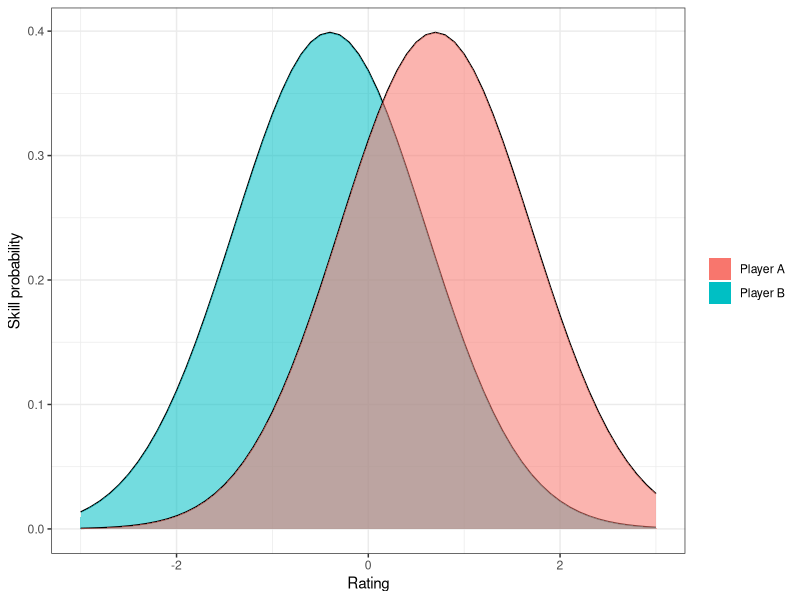

Recreate this plot in R.
library(ggplot2)
library(ggthemes)

x <- seq(-3, 3, 0.1)
p1 <- dnorm(x, mean=-0.4)
p2 <- dnorm(x, mean=0.7)
df <- data.frame(x=x, p1=p1, p2=p2)

ggplot(df, aes(x=x)) +
  theme_bw() +
  geom_line(aes(y=p1)) + 
  geom_area(aes(y=p1, fill=rgb(1,0,0), alpha=.3)) +
  geom_line(aes(y=p2)) +
  geom_area(aes(y=p2, fill=rgb(0,0,1), alpha=.3)) +
  scale_fill_discrete(name=NULL, labels=c("Player A", "Player B")) +
  guides(alpha=FALSE) +
  xlab("Rating") +
  ylab("Skill probability")
